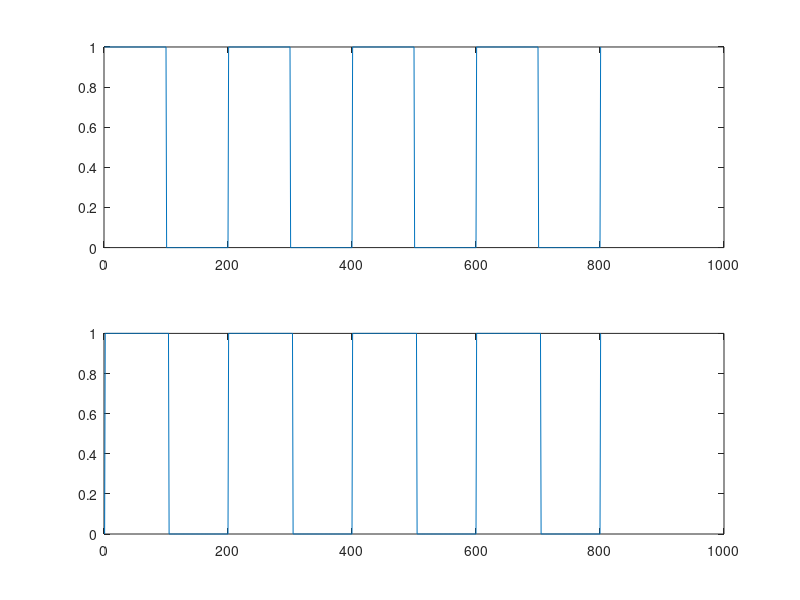

Recreate this plot in MATLAB.
clc;
clear all;
close all;
t = 0:0.005:4;
c = sin(2 * pi * 10 * t);
m = square(2 * pi * t);
m(m <= 0) = 0;

s = m .* c;

b_ = s .* c;

b_ = filter(ones(1, 5), 1, b_);

b_(b_ > 0) = 1;

subplot(2, 1, 1);
plot(m);
subplot(2, 1, 2);
plot(b_);
